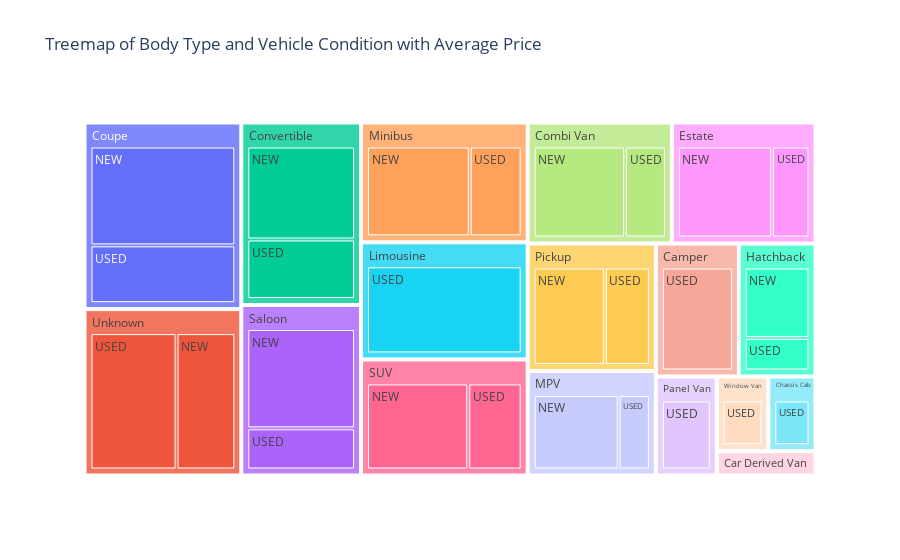

Here is the notebook cell this chart was saved with:
### Code cell
body_condition_data = df.groupby(['body_type', 'vehicle_condition']).agg({'price': 'mean'}).reset_index()
body_condition_data = body_condition_data.rename(columns={'price': 'avg_price'})

labels = body_condition_data.apply(lambda x: f"{x['body_type']}\n{x['vehicle_condition']} ({x['avg_price']:.2f})", axis=1)

import plotly.express as px

fig = px.treemap(body_condition_data,
                  path=['body_type', 'vehicle_condition'],
                  values='avg_price',
                  hover_data=['avg_price'],
                  title="Treemap of Body Type and Vehicle Condition with Average Price")
fig.show()

### Figure 1 — Plotly figure (JSON) as saved in the notebook; plotly's stock layout.template omitted (floating-point values rounded to 4 significant figures)
{"data": [{"branchvalues": "total", "customdata": [[36340.0], [40110.0], [55620.0], [37460.0], [20990.0], [29510.0], [39935], [30140.0], [38130.0], [43460.0], [31860.0], [33200.0], [7245], [10600.0], [16230.0], [25680.0], [32470.0], [14860.0], [9710.0], [58760.0], [10820.0], [20180.0], [18150.0], [19060.0], [20110.0], [18000.0], [46690.0], [11590.0], [33200.0], [7245], [10600.0], [52570.0], [65790.0], [88100.0], [52330.0], [30700.0], [58760.0], [40330.0], [60110.0], [18150.0], [49190.0], [58230.0], [61460.0], [78550.0], [11590.0]], "domain": {"x": [0, 1], "y": [0, 1]}, "hovertemplate": "labels=%{label}<br>avg_price=%{customdata[0]}<br>parent=%{parent}<br>id=%{id}<extra></extra>", "ids": ["Combi Van/NEW", "Convertible/NEW", "Coupe/NEW", "Estate/NEW", "Hatchback/NEW", "MPV/NEW", "Minibus/NEW", "Pickup/NEW", "SUV/NEW", "Saloon/NEW", "Unknown/NEW", "Camper/USED", "Car Derived Van/USED", "Chassis Cab/USED", "Combi Van/USED", "Convertible/USED", "Coupe/USED", "Estate/USED", "Hatchback/USED", "Limousine/USED", "MPV/USED", "Minibus/USED", "Panel Van/USED", "Pickup/USED", "SUV/USED", "Saloon/USED", "Unknown/USED", "Window Van/USED", "Camper", "Car Derived Van", "Chassis Cab", "Combi Van", "Convertible", "Coupe", "Estate", "Hatchback", "Limousine", "MPV", "Minibus", "Panel Van", "Pickup", "SUV", "Saloon", "Unknown", "Window Van"], "labels": ["NEW", "NEW", "NEW", "NEW", "NEW", "NEW", "NEW", "NEW", "NEW", "NEW", "NEW", "USED", "USED", "USED", "USED", "USED", "USED", "USED", "USED", "USED", "USED", "USED", "USED", "USED", "USED", "USED", "USED", "USED", "Camper", "Car Derived Van", "Chassis Cab", "Combi Van", "Convertible", "Coupe", "Estate", "Hatchback", "Limousine", "MPV", "Minibus", "Panel Van", "Pickup", "SUV", "Saloon", "Unknown", "Window Van"], "name": "", "parents": ["Combi Van", "Convertible", "Coupe", "Estate", "Hatchback", "MPV", "Minibus", "Pickup", "SUV", "Saloon", "Unknown", "Camper", "Car Derived Van", "Chassis Cab", "Combi Van", "Convertible", "Coupe", "Estate", "Hatchback", "Limousine", "MPV", "Minibus", "Panel Van", "Pickup", "SUV", "Saloon", "Unknown", "Window Van", "", "", "", "", "", "", "", "", "", "", "", "", "", "", "", "", ""], "type": "treemap", "values": [36340.0, 40110.0, 55620.0, 37460.0, 20990.0, 29510.0, 39935, 30140.0, 38130.0, 43460.0, 31860.0, 33200.0, 7245, 10600.0, 16230.0, 25680.0, 32470.0, 14860.0, 9710.0, 58760.0, 10820.0, 20180.0, 18150.0, 19060.0, 20110.0, 18000.0, 46690.0, 11590.0, 33200.0, 7245, 10600.0, 52570.0, 65790.0, 88100.0, 52330.0, 30700.0, 58760.0, 40330.0, 60110.0, 18150.0, 49190.0, 58230.0, 61460.0, 78550.0, 11590.0]}], "layout": {"legend": {"tracegroupgap": 0}, "title": {"text": "Treemap of Body Type and Vehicle Condition with Average Price"}}}
